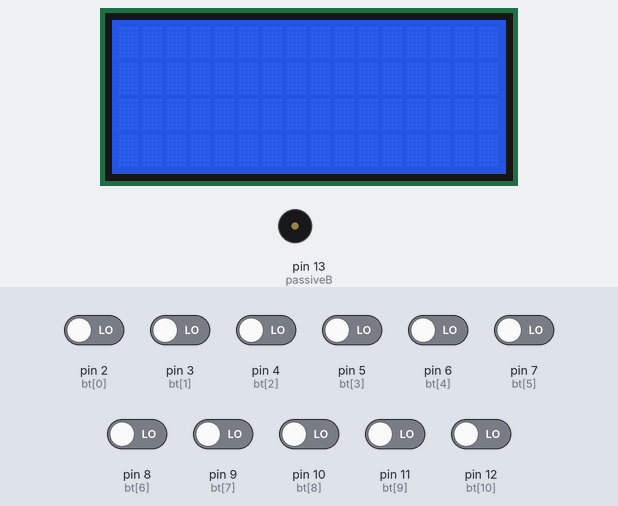
Simulated run of this sketch. Board: Arduino Uno, built with avr-gcc and run on an emulated ATmega328P. On the bench: 16×4 character LCD, buzzer (waves = sounding). The test bench sets the inputs (shaded band); at power-on: pin 2 (bt[0]), pin 3 (bt[1]), pin 4 (bt[2]), pin 5 (bt[3]), pin 6 (bt[4]), pin 7 (bt[5]), pin 8 (bt[6]), pin 9 (bt[7]), pin 10 (bt[8]), pin 11 (bt[9]), pin 12 (bt[10]) LOW. What the sketch prints to the serial monitor is not drawn.

Above: at 1.2 s.
1.3 s: pin 8 (bt[6]) driven HIGH
At 2.0 s:
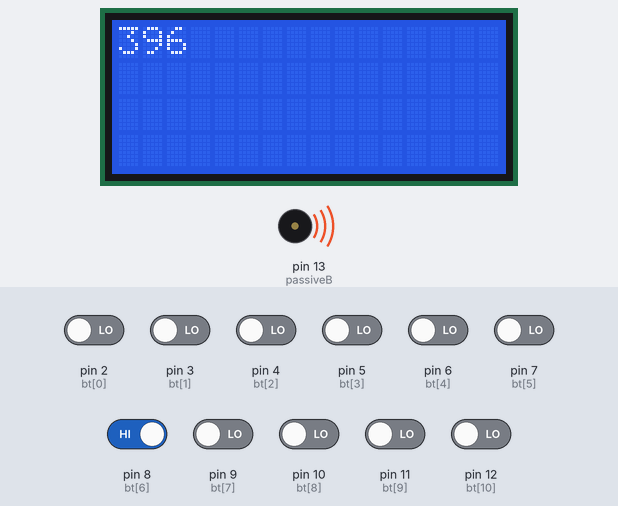
2.8 s: pin 2 (bt[0]) driven HIGH
At 3.1 s:
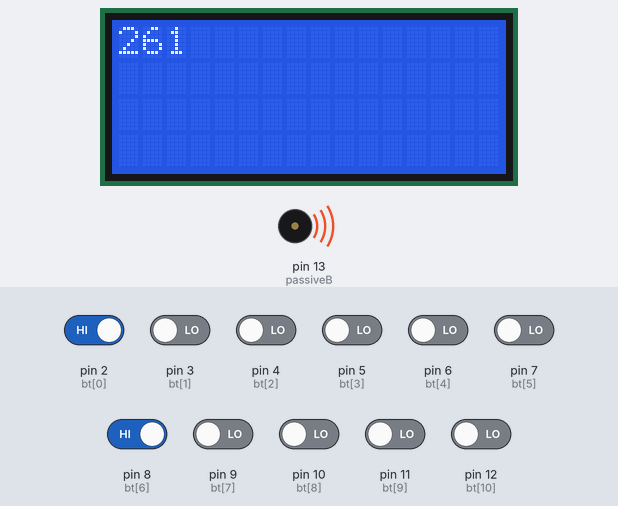
Timing chart, 0 to 5.8 s (numbered marks = the images above; inputs shaded):
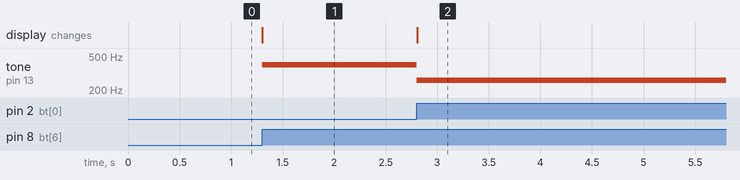

Measured:
- after the input at 1.3 s, tone on pin 13 (passiveB): silent → 396 Hz at once; the display: changes at once (image 1)
- after the input at 2.8 s, tone on pin 13 (passiveB): 396 Hz → 261 Hz at once; the display: changes at once (image 2)

The sketch:

10scale_piano_keyboard_arduino.ino
```cpp
#include <LiquidCrystal_I2C.h>  //lcd를 쓰기위한 기능 추가
const int passiveB = 13;
int bt[11] = { 2, 3, 4, 5, 6, 7, 8, 9, 10, 11, 12 };  // 10음계 버튼 11개 높은 옥타브 도 포함/
int melody[10] = {
  261.63,
  280.41,
  300.53,
  322.10,
  345.22,
  370.00,
  396.56,
  425.02,
  455.52,
  523.26,

};  // 10음계 진동수값

LiquidCrystal_I2C lcd(0x27, 16, 4);  //변수명 lcd로 lcd 제어
void setup() {
  // put your setup code here, to run once:
  for (int i = 0; i < 10; i++) {
    pinMode(bt[i], INPUT);
  }
  lcd.init();
  lcd.backlight();
  Serial.begin(9600);
}
int t= 0;
int t_check = 1000;
int time_s = 0;
void loop() {
  t = millis();
  if(t > t_check)
  {
    time_s++;
    t_check +=1000;
  }
  // put your main code here, to run repeatedly:
  if(time_s > 1)
  {
   lcd.clear();
   time_s = 0;
  }
  lcd.home();

  int d = digitalRead(8);
  Serial.println(d);

  if (digitalRead(bt[0]) == HIGH) {
    tone(passiveB, melody[0]);
    lcd.print(melody[0]);
  } else if (digitalRead(bt[1]) == HIGH) {
    tone(passiveB, melody[1]);
    lcd.print(melody[1]);
  } else if (digitalRead(bt[2]) == HIGH) {
    tone(passiveB, melody[2]);
    lcd.print(melody[2]);
  } else if (digitalRead(bt[3]) == HIGH) {
    tone(passiveB, melody[3]);
    lcd.print(melody[3]);
  } else if (digitalRead(bt[4]) == HIGH) {
    tone(passiveB, melody[4]);
    lcd.print(melody[4]);
  } else if (digitalRead(bt[5]) == HIGH) {
    tone(passiveB, melody[5]);
    lcd.print(melody[5]);
  } else if (digitalRead(bt[6]) == HIGH) {
    tone(passiveB, melody[6]);
    lcd.print(melody[6]);
  } else if (digitalRead(bt[7]) == HIGH) {
    tone(passiveB, melody[7]);
    lcd.print(melody[7]);
  } else if (digitalRead(bt[8]) == HIGH) {
    tone(passiveB, melody[8]);
    lcd.print(melody[8]);
  } else if (digitalRead(bt[9]) == HIGH) {
    tone(passiveB, melody[9]);
    lcd.print(melody[9]);
  } else if (digitalRead(bt[10]) == HIGH) {
    tone(passiveB, melody[1]*2);
    lcd.print(melody[1]*2);
  } /*else if (digitalRead(bt[11]) == HIGH) {
    tone(passiveB, melody[11]);
    lcd.print(melody[11]);
  } else if (digitalRead(bt[12]) == HIGH) {
    tone(passiveB, melody[12]);
    lcd.print(melody[12]);
  } */else {
    noTone(passiveB);
  }
}
```
